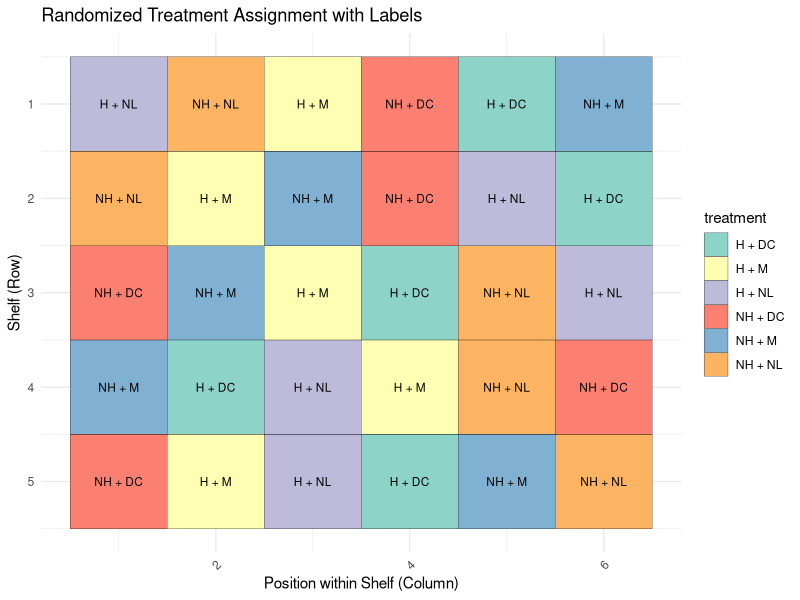

Here is the R script that generated this plot: (Note: this script raises an error after producing the figure.)
# Load required packages
library(ggplot2)
library(reshape2)

# Set the seed for reproducibility
set.seed(123)

# Define the treatment levels
hole_treatment_levels <- c("NH", "H")  # NH = No Holes, H = Holes
liquid_treatment_levels <- c("NL", "DC", "M")  # NL = No Liquid, DC = Diet Coke, M = Milk

# Number of shelves
n_shelves <- 5

# Number of positions per shelf (6 treatments total: 2 hole levels × 3 liquid levels)
n_positions_per_shelf <- length(hole_treatment_levels) * length(liquid_treatment_levels)

# Create an empty list to store the data
treatment_data <- data.frame(row = integer(), column = integer(), hole_treatment = character(), liquid_treatment = character())

# For each shelf, create the random assignment and populate the dataframe
for (shelf in 1:n_shelves) {
  # Create the full factorial design of treatment combinations
  treatments <- expand.grid(hole_treatment = hole_treatment_levels, liquid_treatment = liquid_treatment_levels)
  
  # Shuffle the order of treatments for randomization on this shelf
  randomized_treatments <- treatments[sample(nrow(treatments)), ]
  
  # Create a dataframe for this shelf with row, column (position), and treatments
  shelf_data <- data.frame(
    row = shelf,
    column = 1:n_positions_per_shelf,
    hole_treatment = randomized_treatments$hole_treatment,
    liquid_treatment = randomized_treatments$liquid_treatment
  )
  
  # Append to the main data
  treatment_data <- rbind(treatment_data, shelf_data)
}

treatment_data$row <- 6 - treatment_data$row

# Create a combined treatment label
treatment_data$treatment <- paste(treatment_data$hole_treatment, treatment_data$liquid_treatment, sep = " + ")

# Visualize as a matrix with text labels
ggplot(treatment_data, aes(x = column, y = row, fill = treatment)) +
  geom_tile(color = "black") +
  geom_text(aes(label = treatment), size = 3, color = "black") +  # Add treatment text
  scale_fill_brewer(palette = "Set3") +
  labs(x = "Position within Shelf (Column)", y = "Shelf (Row)", title = "Randomized Treatment Assignment with Labels") +
  theme_minimal() +
  theme(axis.text.x = element_text(angle = 45, hjust = 1)) + 
  scale_y_reverse()

# Save the dataframe to a file called "treatment.rda"
save(treatment_data, file = "./data/treatment.rda")